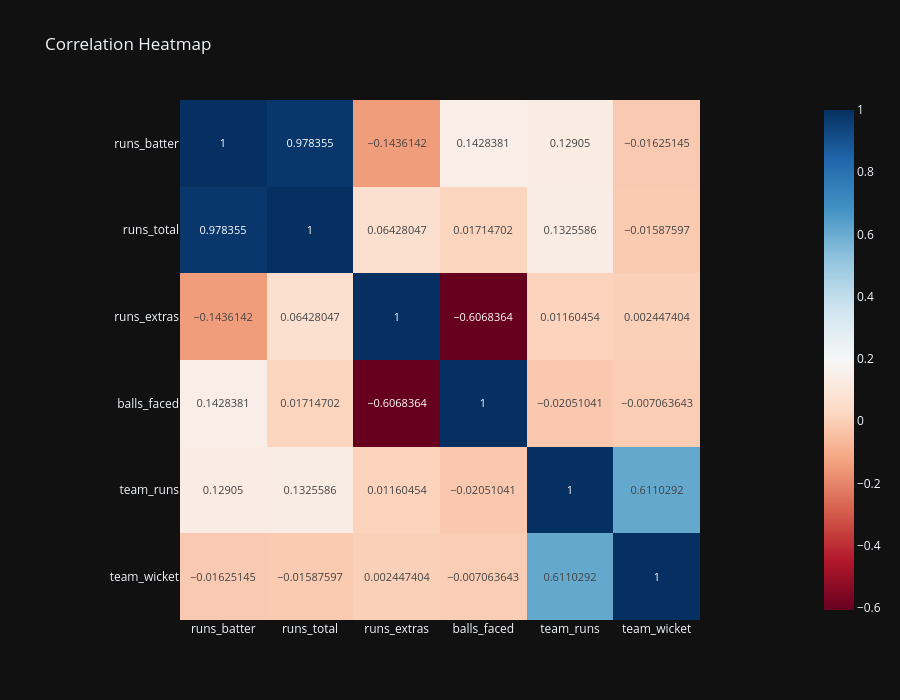

Notebook code cell kept with this figure:
### Markdown cell above
Correlation Heatmap

### Code cell
numeric_cols = [
    'runs_batter',
    'runs_total',
    'runs_extras',
    'balls_faced',
    'team_runs',
    'team_wicket'
]

corr = df[numeric_cols].corr()

fig = px.imshow(
    corr,
    text_auto=True,
    color_continuous_scale='RdBu',
    title='Correlation Heatmap'
)

fig.update_layout(
    template='plotly_dark',
    height=700
)

fig.show()

### Figure 1 — Plotly figure (JSON) as saved in the notebook; plotly's stock layout.template omitted (floating-point values rounded to 4 significant figures)
{"data": [{"coloraxis": "coloraxis", "hovertemplate": "x: %{x}<br>y: %{y}<br>color: %{z}<extra></extra>", "name": "0", "texttemplate": "%{z}", "type": "heatmap", "x": ["runs_batter", "runs_total", "runs_extras", "balls_faced", "team_runs", "team_wicket"], "xaxis": "x", "y": ["runs_batter", "runs_total", "runs_extras", "balls_faced", "team_runs", "team_wicket"], "yaxis": "y", "z": [[1.0, 0.9784, -0.1436, 0.1428, 0.129, -0.01625], [0.9784, 1.0, 0.06428, 0.01715, 0.1326, -0.01588], [-0.1436, 0.06428, 1.0, -0.6068, 0.0116, 0.002447], [0.1428, 0.01715, -0.6068, 1.0, -0.02051, -0.007064], [0.129, 0.1326, 0.0116, -0.02051, 1.0, 0.611], [-0.01625, -0.01588, 0.002447, -0.007064, 0.611, 1.0]]}], "layout": {"coloraxis": {"colorscale": [[0, "rgb(103,0,31)"], [0.1, "rgb(178,24,43)"], [0.2, "rgb(214,96,77)"], [0.3, "rgb(244,165,130)"], [0.4, "rgb(253,219,199)"], [0.5, "rgb(247,247,247)"], [0.6, "rgb(209,229,240)"], [0.7, "rgb(146,197,222)"], [0.8, "rgb(67,147,195)"], [0.9, "rgb(33,102,172)"], [1, "rgb(5,48,97)"]]}, "height": 700, "title": {"text": "Correlation Heatmap"}, "xaxis": {"anchor": "y", "constrain": "domain", "domain": [0, 1], "scaleanchor": "y"}, "yaxis": {"anchor": "x", "autorange": "reversed", "constrain": "domain", "domain": [0, 1]}}}
